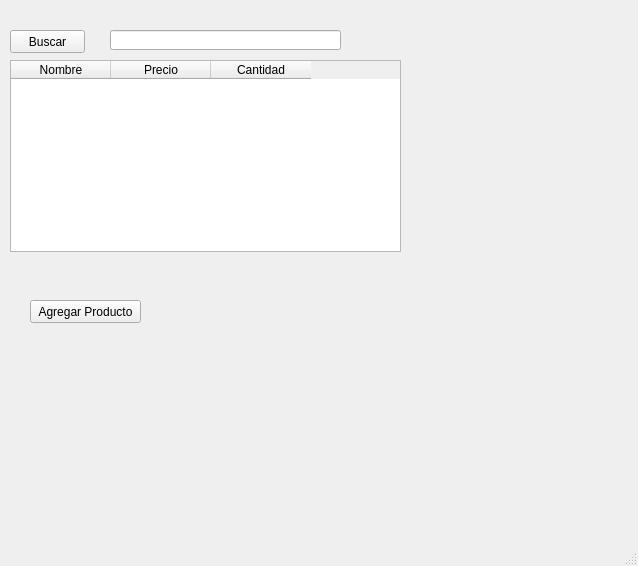
<?xml version="1.0" encoding="UTF-8"?>
<ui version="4.0">
 <class>MainWindow</class>
 <widget class="QMainWindow" name="MainWindow">
  <property name="geometry">
   <rect>
    <x>0</x>
    <y>0</y>
    <width>638</width>
    <height>566</height>
   </rect>
  </property>
  <property name="windowTitle">
   <string>MainWindow</string>
  </property>
  <widget class="QWidget" name="centralwidget">
   <widget class="QPushButton" name="pushButton">
    <property name="geometry">
     <rect>
      <x>30</x>
      <y>300</y>
      <width>111</width>
      <height>23</height>
     </rect>
    </property>
    <property name="text">
     <string>Agregar Producto</string>
    </property>
   </widget>
   <widget class="QLineEdit" name="lineEdit">
    <property name="geometry">
     <rect>
      <x>110</x>
      <y>30</y>
      <width>231</width>
      <height>20</height>
     </rect>
    </property>
   </widget>
   <widget class="QPushButton" name="pushButton_2">
    <property name="geometry">
     <rect>
      <x>10</x>
      <y>30</y>
      <width>75</width>
      <height>23</height>
     </rect>
    </property>
    <property name="text">
     <string>Buscar</string>
    </property>
   </widget>
   <widget class="QTableWidget" name="tableWidget">
    <property name="geometry">
     <rect>
      <x>10</x>
      <y>60</y>
      <width>391</width>
      <height>192</height>
     </rect>
    </property>
    <column>
     <property name="text">
      <string>Nombre</string>
     </property>
    </column>
    <column>
     <property name="text">
      <string>Precio</string>
     </property>
    </column>
    <column>
     <property name="text">
      <string>Cantidad</string>
     </property>
    </column>
   </widget>
  </widget>
  <widget class="QMenuBar" name="menubar">
   <property name="geometry">
    <rect>
     <x>0</x>
     <y>0</y>
     <width>638</width>
     <height>21</height>
    </rect>
   </property>
  </widget>
  <widget class="QStatusBar" name="statusbar"/>
 </widget>
 <resources/>
 <connections/>
</ui>
